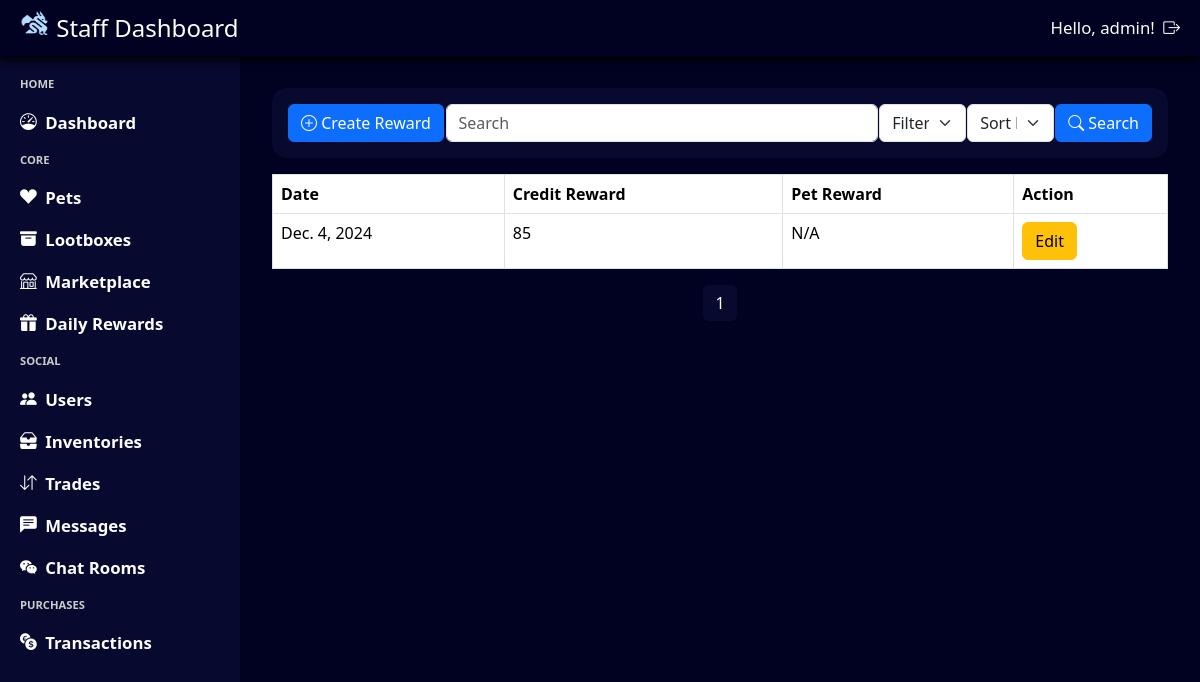
The app's page /staff/rewards/ (signed in), older data.
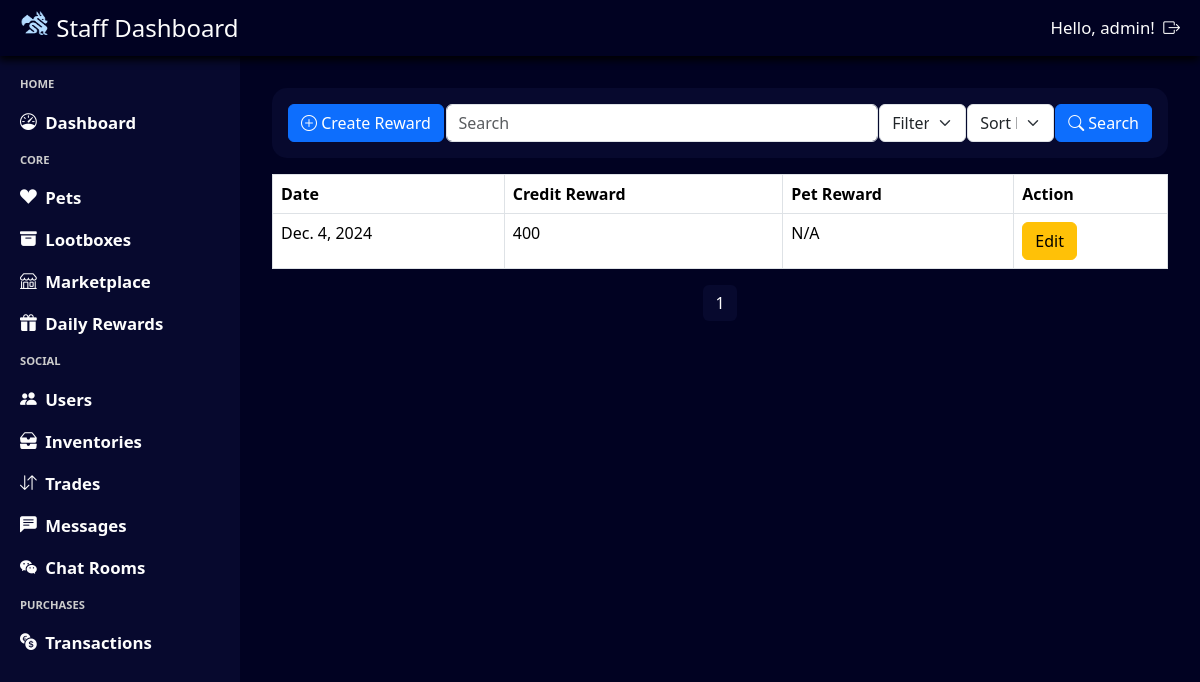
The same page, newer data.
### daily_rewards/models.py (models this page shows, shortened)
class Reward(models.Model):
    date = models.DateField(default=datetime.date.today,unique=True)  # Date of the reward
    credit_reward = models.IntegerField(default=100)  # Reward details
    pet_reward = models.ForeignKey(Pet, on_delete=models.CASCADE,  null=True, blank=True)  # Reward details

### admin_system/views.py (the view, shortened to what this page needs)
# urls.py: path('rewards/', views.query_staff_rewards, name='query_staff_rewards'),
@login_required(login_url='admin_login')
@user_passes_test(login_url='admin_login', test_func=is_staff)
def query_staff_rewards(request):
    query = request.GET.get('search', '')
    filter_by = request.GET.get('filter', '')
    sort_by = request.GET.get('sort', '')
    staff_rewards = Reward.objects.all()
    if sort_by == 'descending':
        staff_rewards = staff_rewards.reverse()
    paginator = Paginator(staff_rewards, 10)  # Show 10 staff rewards per page
    page_number = request.GET.get('page')
    page_obj = paginator.get_page(page_number)
    return render(request, 'staff_rewards.html', {'page_obj': page_obj, 'pets': Pet.objects.all().order_by('pet_species')})

### admin_system/views.py (called while the page is built)
def is_staff(user):
    return user.is_staff

### base_template/context_processor.py (called while the page is built)
def profile_context(request):
    if request.user.is_authenticated:
        try:
            profile = Profile.objects.get(user = request.user)
            return {'navbar_profile': profile}
        except Profile.DoesNotExist:
            return {'navbar_profile': None}
    return {'navbar_profile': None}

### notification/context_processor.py (called while the page is built)
def notification_context(request):
    if request.user.is_authenticated:
        notifications = Notification.objects.filter(user=request.user, notif_status=Notification.Status.unread).count()
        return {'notifications': notifications}
    return {'notifications': 0}

### admin_system/templates/staff_rewards.html (shortened to what this page needs)
{% extends "staff_template.html" %}
{% load static %}
{% block css %}
    <link rel="stylesheet" href="{% static 'staff_rewards.css' %}"/>
{% endblock %}
{% block content %}
<div class="staff-rewards-container">
    <form class="staff-rewards-header" method="get" action="{% url 'query_staff_rewards' %}">
        <button type="button" class="btn btn-primary" data-toggle="modal" data-target="#createRewardModal">
            <i class="bi bi-plus-circle"></i> Create Reward
        </button>
        <div id="search-container">
            <input type="text" name="search" class="form-control staff-rewards-header-search" placeholder="Search" aria-label="Search" aria-describedby="basic-addon1">
        </div>
        <select name="filter" class="form-select staff-rewards-header-filter" aria-label="Filter">
            <option value="date" selected>Filter by: Date</option>
        </select>
        <select name="sort" class="form-select staff-rewards-header-sort" aria-label="Sort">
            <option value="" selected disabled>Sort by:</option>
        </select>
        <button class="btn btn-primary staff-rewards-header-button" id="staff-rewards-header-button-search">
            <i class="bi bi-search"></i>
            Search
        </button>
    </form>
    <table class="table table-bordered">
        <thead>
            <tr>
                <th>Date</th>
                <th>Credit Reward</th>
                <th>Pet Reward</th>
                <th>Action</th>
            </tr>
        </thead>
        <tbody>
            {% for reward in page_obj %}
            <tr>
                <td>{{ reward.date }}</td>
                <td>{{ reward.credit_reward }}</td>
                <td>{% if reward.pet_reward %}{{ reward.pet_reward.pet_species }}{% else %}N/A{% endif %}</td>
                <td>
                    <button type="button" class="btn btn-warning" data-toggle="modal" data-target="#editRewardModal{{ reward.id }}">Edit</button>
                </td>
            </tr>
            {% endfor %}
        </tbody>
    </table>
    <nav aria-label="Page navigation">
        <ul class="pagination">
            {% for num in page_obj.paginator.page_range %}
                {% if page_obj.number == num %}
                    <li class="page-item active"><a class="page-link" href="#">{{ num }}</a></li>
                {% elif num > page_obj.number|add:'-3' and num < page_obj.number|add:'3' %}
                    <li class="page-item"><a class="page-link" href="?page={{ num }}">{{ num }}</a></li>
                {% endif %}
            {% endfor %}
        </ul>
    </nav>
</div>
{% endblock %}

Row changes from the older to the newer data that the page shows:
changed Reward: credit_reward "85" → "400"
